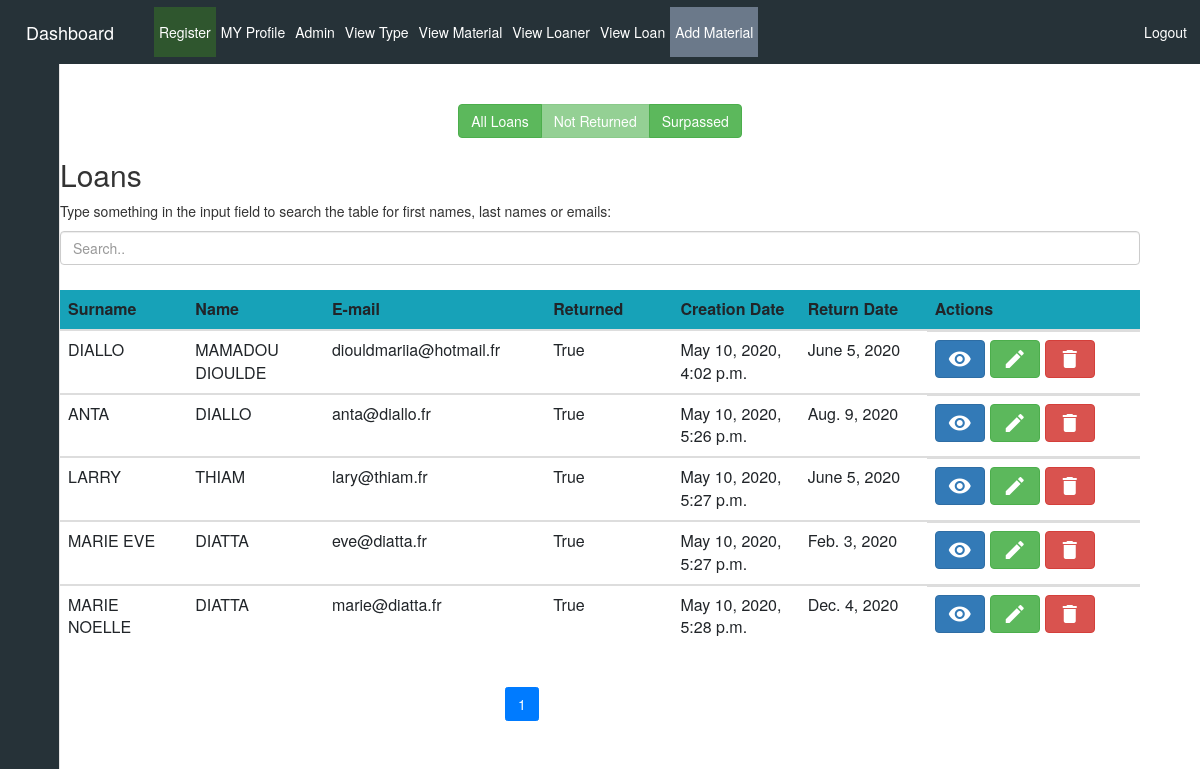
/showLoan (signed in), run on the app's committed database.
### siteWeb/models.py (models this page shows, shortened)
class Loan(models.Model):
    user = models.ForeignKey(settings.AUTH_USER_MODEL, on_delete=models.CASCADE)
    ordered = models.BooleanField(default=False)
    returned = models.BooleanField(default=False)
    slug = models.SlugField(max_length=250, null=True, blank=True)
    creation_date_loan = models.DateTimeField(default=timezone.now)
    expected_return_date = models.DateField(blank=True, null=True)
    return_date = models.DateField(null=True)
    loaner = models.ForeignKey(Loaner, on_delete=models.CASCADE, blank=False, null=True)
    materials = models.ManyToManyField(LoanMaterial)

class Loaner(models.Model):
    last_name = models.CharField(max_length=255)
    first_name = models.CharField(max_length=255)
    email = models.EmailField(max_length=255, unique=True)
    establishment = models.CharField(max_length=250)
    creation_date = models.DateTimeField(auto_now_add=True)

### siteWeb/views.py (the view)
# urls.py: path('showLoan', views.showLoan, name='showLoan'),
def showLoan(request):
    loan_all = Loan.objects.all()
    paginator = Paginator(loan_all, per_page=5)
    page_number = request.GET.get('page', 1)
    page_obj = paginator.get_page(page_number)
    loan_not_ret = Loan.objects.filter(returned=False)
    now = timezone.now()
    paginator_2 = Paginator(loan_not_ret, per_page=5)
    page_number_2 = request.GET.get('page', 1)
    page_obj_2 = paginator.get_page(page_number)
    loan_surpassed = Loan.objects.filter(returned=False, expected_return_date__lt=now).order_by('expected_return_date')
    paginator_3 = Paginator(loan_surpassed, per_page=5)
    page_number_3 = request.GET.get('page', 1)
    page_obj_3 = paginator.get_page(page_number)
    return render(request, 'siteWeb/showLoan.html', {'loan_all': page_obj.object_list, 'paginator': paginator, 'page_number': int(page_number),
                                                     'loan_not_ret': page_obj_2.object_list, 'paginator_2': paginator_2, 'page_number_2': int(page_number_2),
                                                     'loan_surpassed': page_obj_3.object_list, 'paginator_3': paginator_3, 'page_number_3': int(page_number_3)})

### siteWeb/templates/siteWeb/showLoan.html (shortened to what this page needs)
{% include "siteWeb/includes/dashboard.html" %}
{% load static %}
{% load crispy_forms_tags %}
{% block content %}
<head>
</head>
<main>
    {% if user.is_authenticated %}
    <body onload="show(2);">
        <div class="container">
            <div class="container-fluid">
                <br>
                <center>
                    <div class="btn-group" role="group" aria-label="Basic example">
                        <a onclick='show(1);' class="btn btn-success" href="#" id="button1">All Loans</a>
                        <a onclick='show(2);' class="btn btn-success" href="#" id="button2">Not Returned</a>
                        <a onclick='show(3);' class="btn btn-success" href="#" id="button3">Surpassed</a>
                    </div>
                </center>
                <h2>Loans</h2>
                <p>Type something in the input field to search the table for first names, last names or emails:</p>
                <input class="form-control" id="myInput" type="text" placeholder="Search..">
                <br>
            </div>
            <div class="table-responsive table-body" id="table2">
                <table class="table container-fluid table-responsive mt-2">
                    <thead class="bg-info">
                    <tr>
                        <th scope="col" class="col-md-1">Surname</th>
                        <th scope="col" class="col-md-1">Name</th>
                        <th scope="col" class="col-md-1">E-mail</th>
                        <th scope="col" class="col-md-1">Returned</th>
                        <th scope="col" class="col-md-1">Creation Date</th>
                        <th scope="col" class="col-md-1">Return Date</th>
                        <th scope="col" class="col-md-1">Actions</th>
                    </tr>
                    </thead>
                    {% for loan in loan_not_ret %}
                    <tbody id="myTable2">
                    <tr>
                        <td>{{loan.loaner.last_name}}</td>
                        <td>{{loan.loaner.first_name}}</td>
                        <td>{{loan.loaner.email}}</td>
                        <td>{{loan.returned}}</td>
                        <td>{{loan.creation_date_loan}}</td>
                        <td>{{loan.expected_return_date}}</td>
                        <td class="d-flex">
                            <a href="/loan_id/{{loan.id}}" class="btn btn-primary mr-2"><span><i class="material-icons">remove_red_eye</i></span></a>
                            <a href="/updateLoan/{{loan.id}}" class="btn btn-success mr-2"><span><i class="material-icons">create</i></span></a>
                            <a href="/deleteLoan/{{loan.id}}" class="btn btn-danger"><i
                                    class="material-icons">delete</i></a>
                        </td>
                    </tr>
                    </tbody>
                    {% endfor %}
                </table>
                <div class="row">
                    <div class="offset-5">
                        <ul class="pagination">
                            {% for i in paginator_2.page_range %}
                            <li class="page-item {% if i == page_number_2 %} active {% endif %}">
                                <a class="page-link" href="?page={{ i }}">{{ i }}</a>
                            </li>
                            {% endfor %}
                        </ul>
                    </div>
                </div>
            </div>
        </div>
    </body>
    {% else %}
    <center><p> No Permittion. If you have an account, <a href="/accounts/login">login.</a></p></center>
    {% endif %}
</main>
{% endblock %}

### siteWeb/templates/siteWeb/showLoan.html (style rules this page uses)
td { vertical-align: top; }
#table1, #table2, #table3 { display: none; }

### data on the page
Loan: loaner.last_name "DIALLO", loaner.first_name "MAMADOU DIOULDE", loaner.email "diouldmariia@hotmail.fr", returned "True", creation_date_loan "May 10, 2020, 4:02 p.m.", expected_return_date "June 5, 2020"
Loan: loaner.last_name "ANTA", loaner.first_name "DIALLO", loaner.email "anta@diallo.fr", returned "True", creation_date_loan "May 10, 2020, 5:26 p.m.", expected_return_date "Aug. 9, 2020"
Loan: loaner.last_name "LARRY", loaner.first_name "THIAM", loaner.email "lary@thiam.fr", returned "True", creation_date_loan "May 10, 2020, 5:27 p.m.", expected_return_date "June 5, 2020"
Loan: loaner.last_name "MARIE EVE", loaner.first_name "DIATTA", loaner.email "eve@diatta.fr", returned "True", creation_date_loan "May 10, 2020, 5:27 p.m.", expected_return_date "Feb. 3, 2020"
Loan: loaner.last_name "MARIE NOELLE", loaner.first_name "DIATTA", loaner.email "marie@diatta.fr", returned "True", creation_date_loan "May 10, 2020, 5:28 p.m.", expected_return_date "Dec. 4, 2020"

### other printed values
{{ i }} "1"
